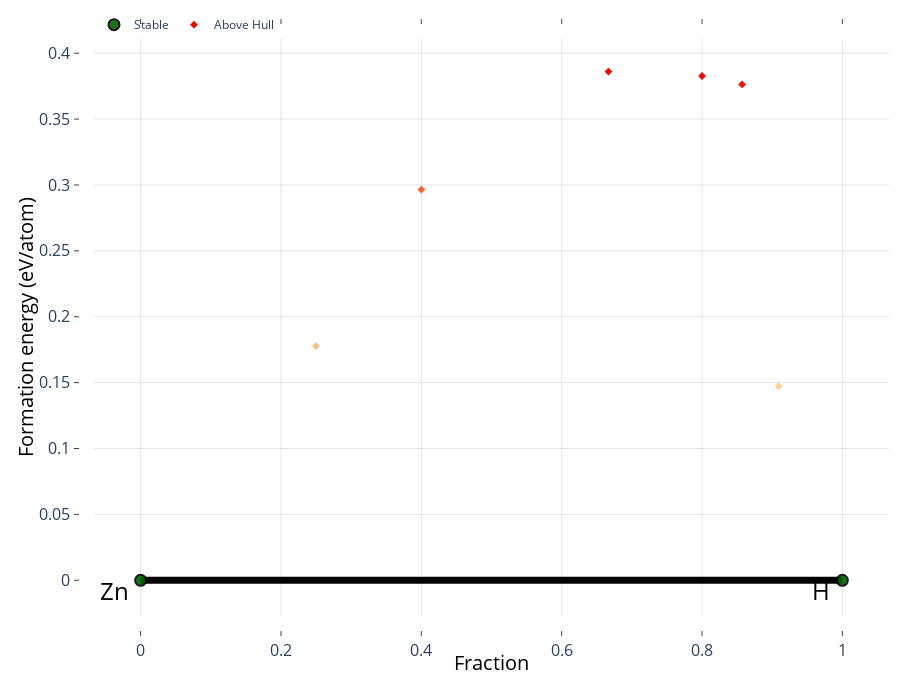

Write notebook code for a chart like this one.
### Code cell
convexhull_data = pd.read_csv("/public/home/mayuan/phycollege_workplace/new_hydrides/Zn-H/150/enthalpy_sorted.csv", header=0, sep=',') #  header表示第一行为标题行
ini_entries = []
for idx, row in convexhull_data.iterrows():
    comp = Composition(row['formula'])
    enth = row['enthalpy']
    entry_id = row['Number']
    _entry = PDEntry(comp, enth)
    _entry.entry_id = entry_id
    ini_entries.append(_entry)
ini_pd = PhaseDiagram(ini_entries)
plotter = PDPlotter(ini_pd, show_unstable=0.5, backend='plotly')
plotter.show()

### Figure 1 — Plotly figure (JSON) as saved in the notebook; plotly's stock layout.template omitted (floating-point values rounded to 4 significant figures)
{"data": [{"hoverinfo": "none", "line": {"color": "rgba(0,0,0,1.0)", "width": 7}, "mode": "lines", "showlegend": false, "type": "scatter", "x": [1, 0, null], "y": [0, 0, null]}, {"hoverinfo": "skip", "mode": "text", "name": "Labels (stable)", "opacity": 1, "showlegend": true, "text": [], "textposition": [], "type": "scatter", "visible": true, "x": [], "y": []}, {"hoverinfo": "text", "hoverlabel": {"font": {"size": 14}}, "hovertext": ["ZnH<sub>2</sub> (100004) <br> 0.386 eV/atom (+0.386 eV/atom)", "ZnH<sub>4</sub> (100002) <br> 0.383 eV/atom (+0.383 eV/atom)", "ZnH<sub>6</sub> (100006) <br> 0.376 eV/atom (+0.376 eV/atom)", "ZnH<sub>10</sub> (100001) <br> 0.147 eV/atom (+0.147 eV/atom)", "Zn<sub>3</sub>H (298) <br> 0.178 eV/atom (+0.178 eV/atom)", "Zn<sub>3</sub>H<sub>2</sub> (198) <br> 0.296 eV/atom (+0.296 eV/atom)"], "marker": {"color": [0.386, 0.383, 0.376, 0.147, 0.178, 0.296], "colorscale": [[0, "#fad393"], [0.5, "#ff813d"], [1, "#ff0000"]], "size": 6, "symbol": "diamond"}, "mode": "markers", "name": "Above Hull", "showlegend": true, "type": "scatter", "x": [0.6667, 0.8, 0.8571, 0.9091, 0.25, 0.4], "y": [0.386, 0.3827, 0.3763, 0.1473, 0.1776, 0.2964]}, {"error_y": {"array": [0, 0], "color": "gray", "thickness": 2.5, "type": "data", "width": 5}, "hoverinfo": "text", "hoverlabel": {"font": {"size": 14}}, "hovertext": ["H<sub>2</sub> (100005) <br> 0.0 eV/atom", "Zn (100003) <br> 0.0 eV/atom"], "marker": {"color": "darkgreen", "line": {"color": "black", "width": 2}, "size": 11}, "mode": "markers", "name": "Stable", "opacity": 0.9, "showlegend": true, "type": "scatter", "x": [1, 0], "y": [0, 0]}], "layout": {"annotations": [{"align": "center", "font": {"color": "#000000", "size": 24}, "opacity": 1, "showarrow": false, "text": "H", "x": 1, "xanchor": "right", "xref": "x", "xshift": -10, "y": 0, "yanchor": "auto", "yref": "y", "yshift": -10}, {"align": "center", "font": {"color": "#000000", "size": 24}, "opacity": 1, "showarrow": false, "text": "Zn", "x": 0, "xanchor": "right", "xref": "x", "xshift": -10, "y": 0, "yanchor": "auto", "yref": "y", "yshift": -10}], "autosize": true, "height": 700, "hovermode": "closest", "legend": {"orientation": "h", "tracegroupgap": 7, "traceorder": "reversed", "x": 0, "xanchor": "left", "y": 1.05}, "margin": {"b": 20, "l": 10, "pad": 20, "r": 10, "t": 20}, "paper_bgcolor": "rgba(0,0,0,0)", "plot_bgcolor": "rgba(0,0,0,0)", "showlegend": true, "xaxis": {"anchor": "y", "gridcolor": "rgba(0,0,0,0.1)", "mirror": "ticks", "nticks": 8, "showgrid": true, "showline": true, "side": "bottom", "tickfont": {"size": 16}, "ticks": "inside", "title": {"font": {"color": "#000000", "size": 20}, "text": "Fraction"}, "type": "linear", "zeroline": false}, "yaxis": {"anchor": "x", "gridcolor": "rgba(0,0,0,0.1)", "mirror": "ticks", "showgrid": true, "showline": true, "side": "left", "tickfont": {"size": 16}, "ticks": "inside", "title": {"font": {"color": "#000000", "size": 20}, "text": "Formation energy (eV/atom)"}, "type": "linear"}}}
